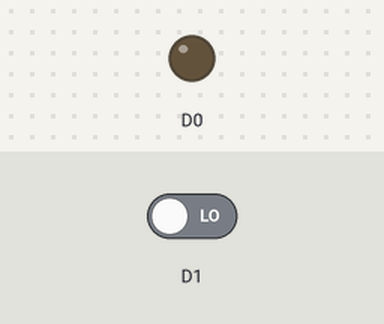
Simulated run of this sketch. Board: ESP8266 (Wemos D1 mini). Shown: output pins drawn as LEDs (lit = HIGH). Inputs (shaded band) come from the test bench; at power-on: D1 LOW. WiFi joins after 1.5 s; servers stay silent unless stated; web services answer with replies made up by the test bench; what the sketch prints to the serial monitor is not drawn.

Above: at 2.7 s.
2.8 s: D1 driven HIGH
At 3.3 s:
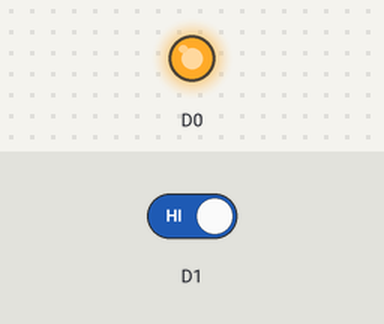
4.3 s: D1 driven LOW
At 6.1 s:
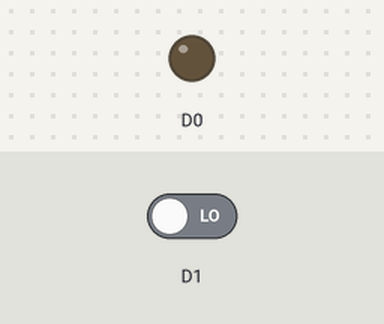
Timing chart, 0 to 7.6 s (numbered marks = the images above; inputs shaded):
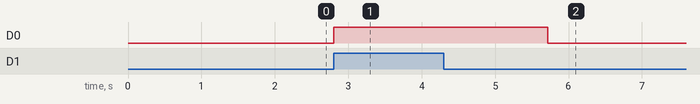

The sketch:

IFTTT-wemos.ino
```cpp
/*
https://www.grc.com/fingerprints.htm
*/

#include <ESP8266WiFi.h>
#include <WiFiClientSecure.h>

#ifndef STASSID
#define STASSID "nomewifi"
#define STAPSK  "passwordwifi"
#endif

const char* ssid = STASSID;
const char* password = STAPSK;

const char* host = "maker.ifttt.com";
const int httpsPort = 443;

const char fingerprint[] PROGMEM = "AA 75 CB 41 2E D5 F9 97 FF 5D A0 8B 7D AC 12 21 08 4B 00 8C";

void setup() {
  pinMode(5, INPUT);
  pinMode(16, OUTPUT);

  Serial.begin(9600);
  Serial.println();
  Serial.print("connecting to ");
  Serial.println(ssid);
  WiFi.mode(WIFI_STA);
  WiFi.begin(ssid, password);
  while (WiFi.status() != WL_CONNECTED) {
    delay(500);
    Serial.print(".");
  }
  Serial.println("");
  Serial.println("WiFi connected");
  Serial.println("IP address: ");
  Serial.println(WiFi.localIP());


}

void loop() {
  digitalWrite(16, LOW);
  if (digitalRead(5)) {
    digitalWrite(16, HIGH);
    ifttt();
  }
}


void ifttt() {
  // Use WiFiClientSecure class to create TLS connection
  WiFiClientSecure client;
  Serial.print("connecting to ");
  Serial.println(host);

  Serial.printf("Using fingerprint '%s'\n", fingerprint);
  client.setFingerprint(fingerprint);

  if (!client.connect(host, httpsPort)) {
    Serial.println("connection failed");
    return;
  }

  String url = "/trigger/buttonpressed/with/key/rnTBlbxerrp71dz-QkHkarKUPAAD_qHjtwdJwuuMfB";
  Serial.print("requesting URL: ");
  Serial.println(url);

  client.print(String("GET ") + url + " HTTP/1.1\r\n" +
               "Host: " + host + "\r\n" +
               "User-Agent: BuildFailureDetectorESP8266\r\n" +
               "Connection: close\r\n\r\n");

  Serial.println("request sent");
  while (client.connected()) {
    String line = client.readStringUntil('\n');
    if (line == "\r") {
      Serial.println("headers received");
      break;
    }
  }
  String line = client.readStringUntil('\n');
  if (line.startsWith("{\"state\":\"success\"")) {
    Serial.println("esp8266/Arduino CI successfull!");
  } else {
    Serial.println("esp8266/Arduino CI has failed");
  }
  Serial.println("reply was:");
  Serial.println("==========");
  Serial.println(line);
  Serial.println("==========");
  Serial.println("closing connection");
}
```

Measured:
- after the input at 2.8 s, D0: LOW → HIGH at once
- after the input at 4.3 s, D0: HIGH → LOW after 1.4 s
